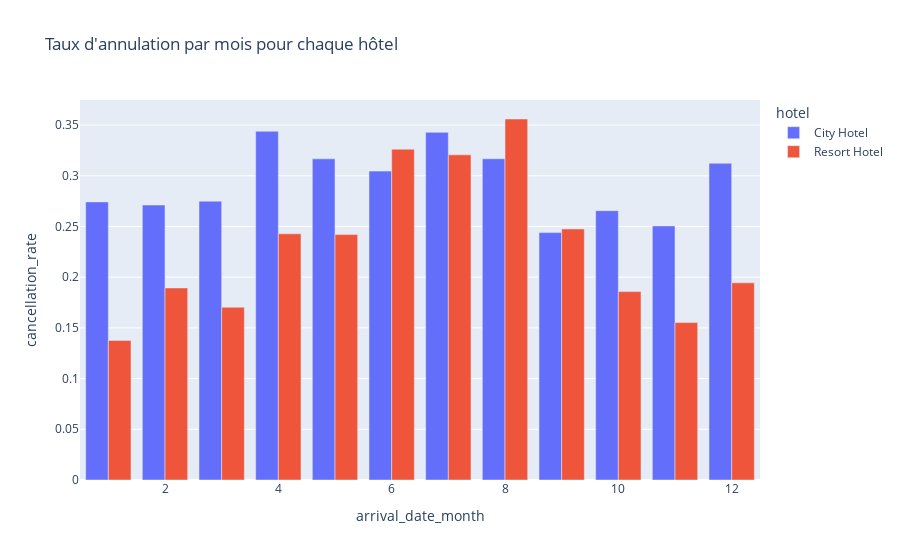
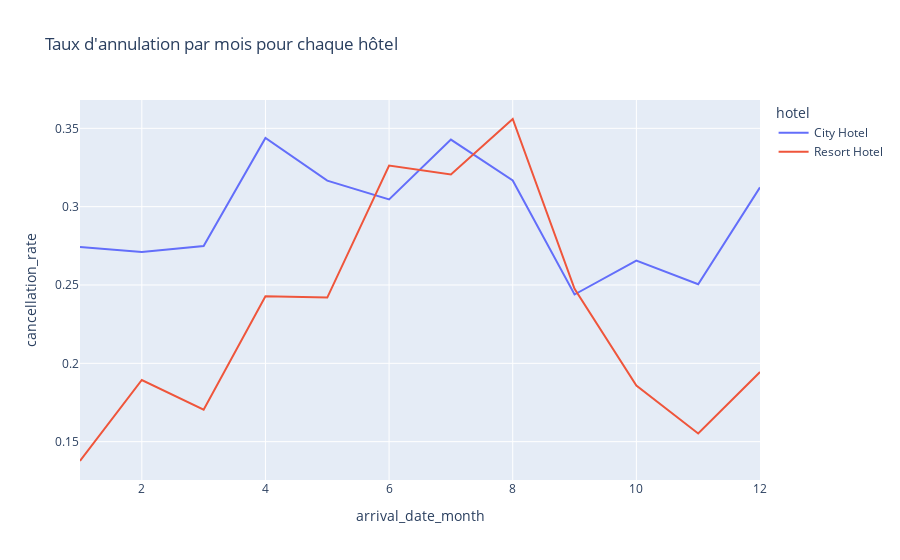

These figures' notebook cell, in order:
### Code cell
#je voudrais pouvoir faire un bar plot avec le nombre d'annulation par rapport au nombre de réservation. pour chaque mois pour chaque hotel

df['arrival_date_month'] = df['arrival_date'].dt.strftime('%m')
df['arrival_date_month'] = df['month'].astype(int)

import plotly.express as px

# Grouper par 'arrival_date_month' et 'hotel', puis calculer le nombre total de réservations et le nombre d'annulations
df_grouped = df.groupby(['arrival_date_month', 'hotel']).agg(total_reservations=('is_canceled', 'count'), cancellations=('is_canceled', 'sum')).reset_index()

# Créer une nouvelle colonne 'cancellation_rate' qui est le ratio du nombre d'annulations sur le nombre total de réservations
df_grouped['cancellation_rate'] = df_grouped['cancellations'] / df_grouped['total_reservations']

# Créer un graphique à barres avec 'arrival_date_month' sur l'axe des x, 'cancellation_rate' sur l'axe des y, et les barres colorées en fonction du type d'hôtel
fig = px.bar(df_grouped, x='arrival_date_month', y='cancellation_rate', color='hotel', barmode='group', title='Taux d\'annulation par mois pour chaque hôtel')
fig.show()
fig = px.line(df_grouped, x='arrival_date_month', y='cancellation_rate', color='hotel',  title='Taux d\'annulation par mois pour chaque hôtel')
fig.show()
df_grouped.to_csv('cancel_rate.csv')

### Figure 1 — Plotly figure (JSON) as saved in the notebook; plotly's stock layout.template omitted (floating-point values rounded to 4 significant figures)
{"data": [{"alignmentgroup": "True", "hovertemplate": "hotel=City Hotel<br>arrival_date_month=%{x}<br>cancellation_rate=%{y}<extra></extra>", "legendgroup": "City Hotel", "marker": {"color": "#636efa", "pattern": {"shape": ""}}, "name": "City Hotel", "offsetgroup": "City Hotel", "orientation": "v", "showlegend": true, "textposition": "auto", "type": "bar", "x": [1, 2, 3, 4, 5, 6, 7, 8, 9, 10, 11, 12], "xaxis": "x", "y": [0.2742, 0.2711, 0.2749, 0.3438, 0.3166, 0.3046, 0.3428, 0.3167, 0.2439, 0.2656, 0.2505, 0.3123], "yaxis": "y"}, {"alignmentgroup": "True", "hovertemplate": "hotel=Resort Hotel<br>arrival_date_month=%{x}<br>cancellation_rate=%{y}<extra></extra>", "legendgroup": "Resort Hotel", "marker": {"color": "#EF553B", "pattern": {"shape": ""}}, "name": "Resort Hotel", "offsetgroup": "Resort Hotel", "orientation": "v", "showlegend": true, "textposition": "auto", "type": "bar", "x": [1, 2, 3, 4, 5, 6, 7, 8, 9, 10, 11, 12], "xaxis": "x", "y": [0.1377, 0.1894, 0.1704, 0.2428, 0.242, 0.3262, 0.3206, 0.356, 0.2475, 0.1858, 0.1552, 0.1944], "yaxis": "y"}], "layout": {"barmode": "group", "legend": {"title": {"text": "hotel"}, "tracegroupgap": 0}, "title": {"text": "Taux d'annulation par mois pour chaque hôtel"}, "xaxis": {"anchor": "y", "domain": [0, 1], "title": {"text": "arrival_date_month"}}, "yaxis": {"anchor": "x", "domain": [0, 1], "title": {"text": "cancellation_rate"}}}}

### Figure 2 — Plotly figure (JSON) as saved in the notebook; plotly's stock layout.template omitted (floating-point values rounded to 4 significant figures)
{"data": [{"hovertemplate": "hotel=City Hotel<br>arrival_date_month=%{x}<br>cancellation_rate=%{y}<extra></extra>", "legendgroup": "City Hotel", "line": {"color": "#636efa", "dash": "solid"}, "marker": {"symbol": "circle"}, "mode": "lines", "name": "City Hotel", "orientation": "v", "showlegend": true, "type": "scatter", "x": [1, 2, 3, 4, 5, 6, 7, 8, 9, 10, 11, 12], "xaxis": "x", "y": [0.2742, 0.2711, 0.2749, 0.3438, 0.3166, 0.3046, 0.3428, 0.3167, 0.2439, 0.2656, 0.2505, 0.3123], "yaxis": "y"}, {"hovertemplate": "hotel=Resort Hotel<br>arrival_date_month=%{x}<br>cancellation_rate=%{y}<extra></extra>", "legendgroup": "Resort Hotel", "line": {"color": "#EF553B", "dash": "solid"}, "marker": {"symbol": "circle"}, "mode": "lines", "name": "Resort Hotel", "orientation": "v", "showlegend": true, "type": "scatter", "x": [1, 2, 3, 4, 5, 6, 7, 8, 9, 10, 11, 12], "xaxis": "x", "y": [0.1377, 0.1894, 0.1704, 0.2428, 0.242, 0.3262, 0.3206, 0.356, 0.2475, 0.1858, 0.1552, 0.1944], "yaxis": "y"}], "layout": {"legend": {"title": {"text": "hotel"}, "tracegroupgap": 0}, "title": {"text": "Taux d'annulation par mois pour chaque hôtel"}, "xaxis": {"anchor": "y", "domain": [0, 1], "title": {"text": "arrival_date_month"}}, "yaxis": {"anchor": "x", "domain": [0, 1], "title": {"text": "cancellation_rate"}}}}
